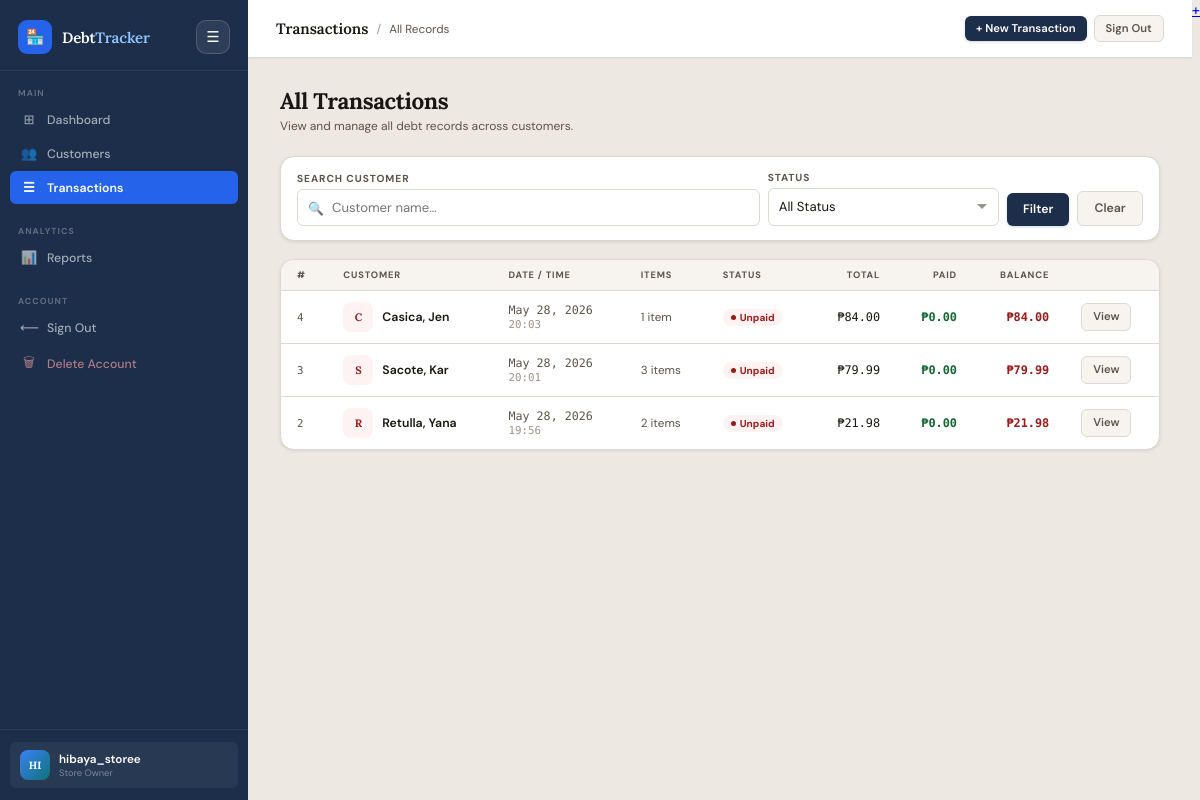
/transactions/ (signed in), run on the app's committed database.
### tracker/models.py (models this page shows, shortened)
class Transaction(models.Model):
    STATUS_CHOICES = [
        ('unpaid', 'Unpaid'),
        ('partial', 'Partially Paid'),
        ('paid', 'Fully Paid'),
    ]
    customer = models.ForeignKey(Customer, on_delete=models.CASCADE, related_name='transactions')
    date = models.DateField(default=timezone.now)
    time = models.TimeField(default=default_transaction_time)
    notes = models.TextField(blank=True, null=True)
    status = models.CharField(max_length=10, choices=STATUS_CHOICES, default='unpaid')
    promise_date = models.DateField(blank=True, null=True)
    promise_time = models.TimeField(blank=True, null=True)
    receipt_token = models.CharField(max_length=36, unique=True, blank=True)
    created_at = models.DateTimeField(auto_now_add=True)
    class Meta:
        ordering = ['-date', '-created_at']
    def total_amount(self):
        return sum(item.subtotal() for item in self.items.all()) or Decimal('0')
    def total_paid(self):
        result = self.payments.aggregate(models.Sum('amount'))['amount__sum']
        return result or Decimal('0')
    def remaining_balance(self):
        return self.total_amount() - self.total_paid()

class Customer(models.Model):
    owner = models.ForeignKey(User, on_delete=models.CASCADE, related_name='customers')
    name = models.CharField(max_length=100)
    phone = models.CharField(max_length=20, blank=True, null=True)
    notes = models.TextField(blank=True, null=True)
    created_at = models.DateTimeField(default=timezone.now)
    class Meta:
        ordering = ['name']

class TransactionItem(models.Model):
    UNIT_CHOICES = [
        ('qty', 'Qty'),
        ('kg', 'Kg'),
    ]
    transaction = models.ForeignKey(Transaction, on_delete=models.CASCADE, related_name='items')
    item_name = models.CharField(max_length=200)
    quantity = models.DecimalField(max_digits=8, decimal_places=2, default=1)
    unit = models.CharField(max_length=3, choices=UNIT_CHOICES, default='qty')
    price = models.DecimalField(max_digits=10, decimal_places=2)
    def subtotal(self):
        return self.quantity * self.price

### tracker/views.py (the view)
# urls.py: path('transactions/', views.transaction_list, name='transaction_list'),
@login_required
def transaction_list(request):
    query = request.GET.get('q', '').strip()
    status = request.GET.get('status', '')
    txns = Transaction.objects.filter(
        customer__owner=request.user
    ).select_related('customer').prefetch_related('items', 'payments')
    if query:
        txns = txns.filter(customer__name__icontains=query)
    if status:
        txns = txns.filter(status=status)
    return render(request, 'tracker/transaction_list.html', {
        'txns': txns,
        'query': query,
        'status': status,
        'active_nav': 'transactions',
    })

### tracker/templates/tracker/transaction_list.html (shortened to what this page needs)
{% extends 'tracker/base.html' %}
{% block topbar_title %}Transactions{% endblock %}
{% block page_subtitle %}All Records{% endblock %}
{% block topbar_actions %}
  <a href="{% url 'transaction_create' %}" class="btn btn-primary btn-sm">+ New Transaction</a>
{% endblock %}
{% block content %}
<div class="page-header">
  <div class="page-header-left">
    <h1>All Transactions</h1>
    <p>View and manage all debt records across customers.</p>
  </div>
</div>
<div class="card" style="margin-bottom:18px;">
  <div class="card-body" style="padding:14px 16px;">
    <form method="get" style="display:flex;gap:8px;flex-wrap:wrap;align-items:flex-end;">
      <div style="flex:2;min-width:160px;">
        <div class="form-label" style="margin-bottom:4px;">Search Customer</div>
        <div class="search-wrap">
          <span class="search-icon">🔍</span>
          <input type="text" name="q" value="{{ query }}" class="search-input" placeholder="Customer name…" />
        </div>
      </div>
      <div style="flex:1;min-width:120px;">
        <div class="form-label" style="margin-bottom:4px;">Status</div>
        <select name="status" class="form-control" style="padding:9px 28px 9px 10px;">
          <option value="">All Status</option>
        </select>
      </div>
      <button type="submit" class="btn btn-primary" style="align-self:flex-end;">Filter</button>
      <a href="{% url 'transaction_list' %}" class="btn btn-ghost" style="align-self:flex-end;">Clear</a>
    </form>
  </div>
</div>
{% if txns %}
<div class="card desktop-table">
  <div class="table-wrap">
    <table>
      <thead>
        <tr>
          <th>#</th>
          <th>Customer</th>
          <th>Date / Time</th>
          <th>Items</th>
          <th>Status</th>
          <th class="td-right">Total</th>
          <th class="td-right">Paid</th>
          <th class="td-right">Balance</th>
          <th></th>
        </tr>
      </thead>
      <tbody>
        {% for txn in txns %}
        <tr>
          <td class="td-muted td-mono" style="font-size:0.72rem;">{{ txn.pk }}</td>
          <td>
            <div style="display:flex;align-items:center;gap:9px;">
              <div class="avatar {% if txn.status == 'paid' %}paid{% elif txn.status == 'partial' %}partial{% else %}high{% endif %}" style="width:30px;height:30px;font-size:0.72rem;border-radius:8px;">
                {{ txn.customer.name|slice:":1"|upper }}
              </div>
              <a href="{% url 'customer_detail' txn.customer.pk %}" style="font-weight:600;font-size:0.82rem;color:inherit;text-decoration:none;">{{ txn.customer.name }}</a>
            </div>
          </td>
          <td class="td-mono td-muted" style="font-size:0.78rem;">{{ txn.date }}<br><span style="font-size:0.72rem;color:var(--text-3);">{{ txn.time|time:'H:i' }}</span></td>
          <td class="td-muted" style="font-size:0.78rem;">{{ txn.items.count }} item{{ txn.items.count|pluralize }}</td>
          <td>
            {% if txn.status == 'paid' %}<span class="status-pill status-paid">Paid</span>
            {% elif txn.status == 'partial' %}<span class="status-pill status-partial">Partial</span>
            {% else %}<span class="status-pill status-unpaid">Unpaid</span>{% endif %}
          </td>
          <td class="td-mono td-right">₱{{ txn.total_amount|floatformat:2 }}</td>
          <td class="td-mono td-right td-success">₱{{ txn.total_paid|floatformat:2 }}</td>
          <td class="td-mono td-right {% if txn.remaining_balance > 0 %}td-danger{% else %}td-success{% endif %}">₱{{ txn.remaining_balance|floatformat:2 }}</td>
          <td><a href="{% url 'transaction_detail' txn.pk %}" class="btn btn-ghost btn-sm">View</a></td>
        </tr>
        {% endfor %}
      </tbody>
    </table>
  </div>
</div>
{% endif %}
{% endblock %}

### tracker/templates/tracker/base.html (shortened to what this page needs)
<!DOCTYPE html>
<html lang="en">
<head>
</head>
<body>
  <aside class="sidebar" id="sidebar">
    <div class="sb-brand-wrap">
      <a href="{% url 'dashboard' %}" class="sb-brand">
        <div class="sb-logo">🏪</div>
        <div class="sb-name">Debt<span>Tracker</span></div>
      </a>
      <button type="button" class="sidebar-toggle" onclick="toggleSidebar()">☰</button>
    </div>
    <div class="sb-section">
      <div class="sb-section-label">Main</div>
      <a href="{% url 'dashboard' %}" class="sb-link {% if active_nav == 'dashboard' %}active{% endif %}"><span class="sb-icon">⊞</span> Dashboard</a>
      <a href="{% url 'customer_list' %}" class="sb-link {% if active_nav == 'customers' %}active{% endif %}"><span class="sb-icon">👥</span> Customers</a>
      <a href="{% url 'transaction_list' %}" class="sb-link {% if active_nav == 'transactions' %}active{% endif %}"><span class="sb-icon">☰</span> Transactions</a>
    </div>
    <div class="sb-section">
      <div class="sb-section-label">Analytics</div>
      <a href="{% url 'reports' %}" class="sb-link {% if active_nav == 'reports' %}active{% endif %}"><span class="sb-icon">📊</span> Reports</a>
    </div>
    <div class="sb-section">
      <div class="sb-section-label">Account</div>
      <a href="{% url 'logout' %}" class="sb-link"><span class="sb-icon">⟵</span> Sign Out</a>
      <a href="{% url 'delete_account' %}" class="sb-link" style="color:rgba(252,165,165,0.65);"><span class="sb-icon">🗑</span> Delete Account</a>
    </div>
    <div class="sb-user">
      <div class="sb-user-inner">
        <div class="sb-avatar">{{ request.user.username|slice:":2"|upper }}</div>
        <div><div class="sb-uname">{{ request.user.username }}</div><div class="sb-urole">Store Owner</div></div>
      </div>
    </div>
  </aside>
  <div class="app-main">
    <header class="topbar">
      <div class="tb-left">
        <span class="tb-title">{% block topbar_title %}DebtTracker{% endblock %}</span>
        {% block topbar_sub %}<span class="tb-sep">/</span><span class="tb-sub">{% block page_subtitle %}{% endblock %}</span>{% endblock %}
      </div>
      <div class="tb-right">
        {% block topbar_actions %}{% endblock %}
        <a href="{% url 'logout' %}" class="btn btn-ghost btn-sm">Sign Out</a>
      </div>
    </header>
    <main class="page-content">{% block content %}{% endblock %}</main>
  </div>
  {% block fab %}
  {% if active_nav != 'reports' %}
  <a href="{% url 'transaction_create' %}" class="fab-global" title="New Transaction">+</a>
  {% endif %}
  {% endblock %}
</body>
</html>

### data on the page
Transaction: pk "4", customer.name "C", customer.name "Casica, Jen", date "May 28, 2026", time "20:03", items.count "1", status "Unpaid", total_amount "84.00", total_paid "0.00", remaining_balance "84.00"
Transaction: pk "3", customer.name "S", customer.name "Sacote, Kar", date "May 28, 2026", time "20:01", items.count "3", status "Unpaid", total_amount "79.99", total_paid "0.00", remaining_balance "79.99"
Transaction: pk "2", customer.name "R", customer.name "Retulla, Yana", date "May 28, 2026", time "19:56", items.count "2", status "Unpaid", total_amount "21.98", total_paid "0.00", remaining_balance "21.98"

### other printed values
{{ request.user.username|slice:":2"|upper }} "HI"
{{ request.user.username }} "hibaya_storee"
